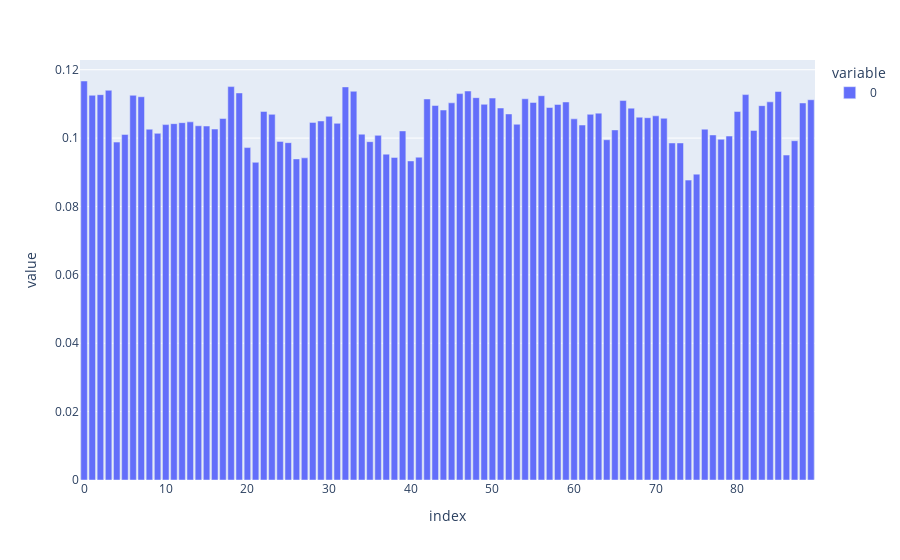
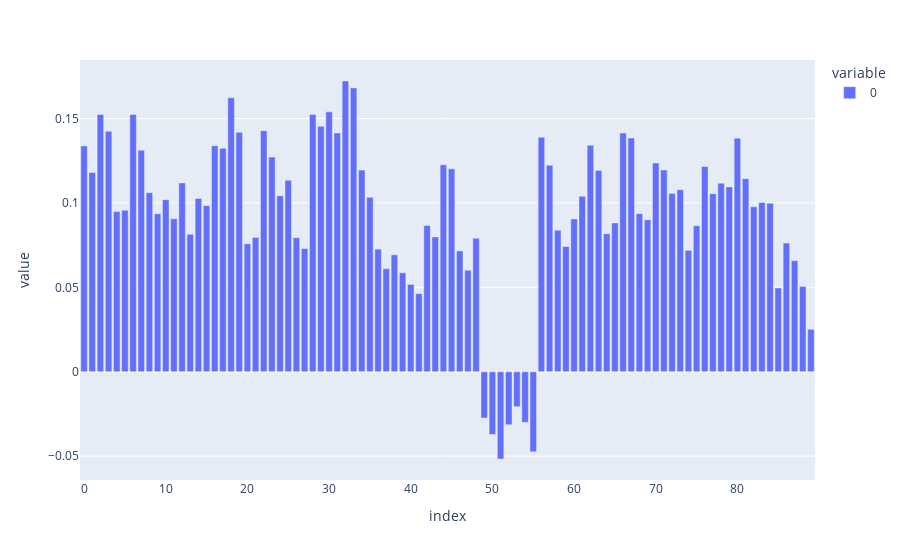
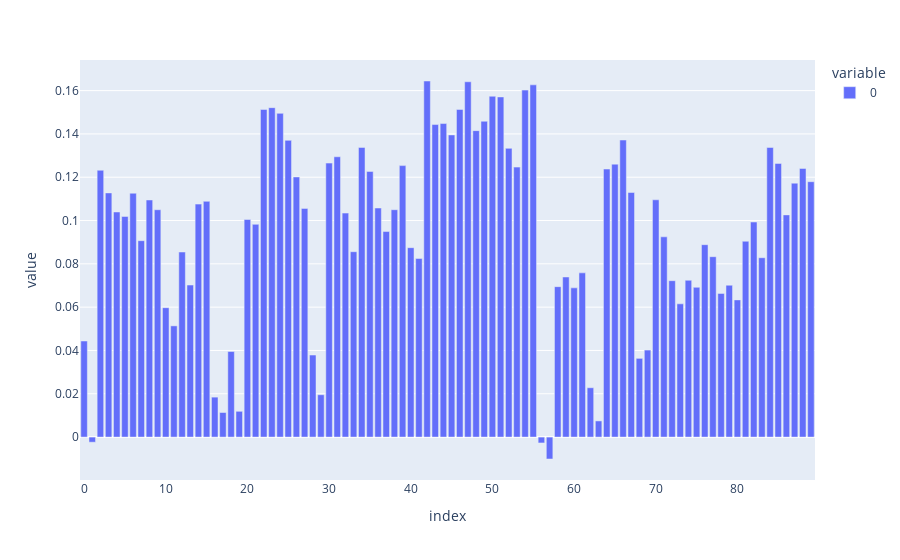
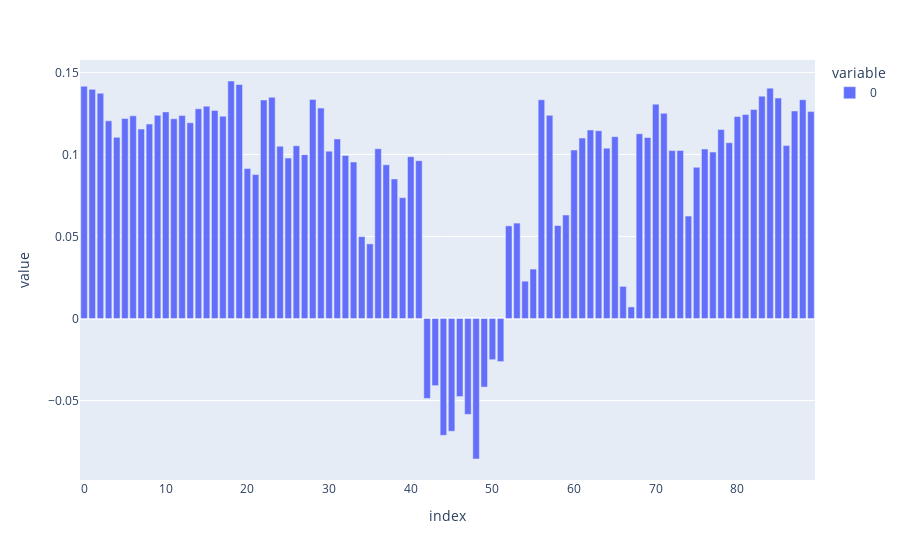

Notebook code for these charts, in order:
### Code cell
for model in range(7):
    print(f"Model {model}: Pi = {Pis[model]} , kappa = {kappas[model]}")
    fig = px.bar(mus[:,model])
    fig.show()

### Figure 1 — Plotly figure (JSON) as saved in the notebook; plotly's stock layout.template omitted (floating-point values rounded to 4 significant figures)
{"data": [{"alignmentgroup": "True", "hovertemplate": "variable=0<br>index=%{x}<br>value=%{y}<extra></extra>", "legendgroup": "0", "marker": {"color": "#636efa", "pattern": {"shape": ""}}, "name": "0", "offsetgroup": "0", "orientation": "v", "showlegend": true, "textposition": "auto", "type": "bar", "x": [0, 1, 2, 3, 4, 5, 6, 7, 8, 9, 10, 11, 12, 13, 14, 15, 16, 17, 18, 19, 20, 21, 22, 23, 24, 25, 26, 27, 28, 29, 30, 31, 32, 33, 34, 35, 36, 37, 38, 39, 40, 41, 42, 43, 44, 45, 46, 47, 48, 49, 50, 51, 52, 53, 54, 55, 56, 57, 58, 59, 60, 61, 62, 63, 64, 65, 66, 67, 68, 69, 70, 71, 72, 73, 74, 75, 76, 77, 78, 79, 80, 81, 82, 83, 84, 85, 86, 87, 88, 89], "xaxis": "x", "y": [0.1167, 0.1125, 0.1127, 0.114, 0.09883, 0.1011, 0.1125, 0.1121, 0.1026, 0.1014, 0.104, 0.1042, 0.1045, 0.1048, 0.1036, 0.1035, 0.1027, 0.1057, 0.1151, 0.1132, 0.09723, 0.09292, 0.1078, 0.1069, 0.09904, 0.09867, 0.09391, 0.09422, 0.1046, 0.105, 0.1064, 0.1043, 0.115, 0.1137, 0.1011, 0.09896, 0.1008, 0.09531, 0.09435, 0.1021, 0.09332, 0.09442, 0.1114, 0.1095, 0.1082, 0.1103, 0.113, 0.1138, 0.1118, 0.1099, 0.1117, 0.1088, 0.1071, 0.1041, 0.1115, 0.1104, 0.1124, 0.1089, 0.1098, 0.1106, 0.1056, 0.1038, 0.107, 0.1073, 0.09952, 0.1024, 0.111, 0.1088, 0.1061, 0.106, 0.1065, 0.1058, 0.09858, 0.09858, 0.08771, 0.08946, 0.1026, 0.1009, 0.09965, 0.1006, 0.1078, 0.1127, 0.1022, 0.1095, 0.1106, 0.1136, 0.09504, 0.09923, 0.1103, 0.1112], "yaxis": "y"}], "layout": {"barmode": "relative", "legend": {"title": {"text": "variable"}, "tracegroupgap": 0}, "margin": {"t": 60}, "xaxis": {"anchor": "y", "domain": [0, 1], "title": {"text": "index"}}, "yaxis": {"anchor": "x", "domain": [0, 1], "title": {"text": "value"}}}}

### Figure 2 — Plotly figure (JSON) as saved in the notebook; plotly's stock layout.template omitted (floating-point values rounded to 4 significant figures)
{"data": [{"alignmentgroup": "True", "hovertemplate": "variable=0<br>index=%{x}<br>value=%{y}<extra></extra>", "legendgroup": "0", "marker": {"color": "#636efa", "pattern": {"shape": ""}}, "name": "0", "offsetgroup": "0", "orientation": "v", "showlegend": true, "textposition": "auto", "type": "bar", "x": [0, 1, 2, 3, 4, 5, 6, 7, 8, 9, 10, 11, 12, 13, 14, 15, 16, 17, 18, 19, 20, 21, 22, 23, 24, 25, 26, 27, 28, 29, 30, 31, 32, 33, 34, 35, 36, 37, 38, 39, 40, 41, 42, 43, 44, 45, 46, 47, 48, 49, 50, 51, 52, 53, 54, 55, 56, 57, 58, 59, 60, 61, 62, 63, 64, 65, 66, 67, 68, 69, 70, 71, 72, 73, 74, 75, 76, 77, 78, 79, 80, 81, 82, 83, 84, 85, 86, 87, 88, 89], "xaxis": "x", "y": [0.1338, 0.118, 0.1524, 0.1424, 0.09488, 0.09569, 0.1524, 0.1312, 0.106, 0.09358, 0.1019, 0.09062, 0.1119, 0.08142, 0.1027, 0.0984, 0.1339, 0.1323, 0.1623, 0.1419, 0.07577, 0.07957, 0.1428, 0.1272, 0.1043, 0.1134, 0.0794, 0.07298, 0.1524, 0.1454, 0.1539, 0.1414, 0.1722, 0.1682, 0.1195, 0.1034, 0.07261, 0.06105, 0.06928, 0.05862, 0.05176, 0.04626, 0.08659, 0.07988, 0.1226, 0.1202, 0.07159, 0.06013, 0.07908, -0.02741, -0.03715, -0.05168, -0.0314, -0.02071, -0.03001, -0.04743, 0.1388, 0.1223, 0.08385, 0.07419, 0.0905, 0.1039, 0.1341, 0.1193, 0.08178, 0.08817, 0.1414, 0.1384, 0.09363, 0.09001, 0.1237, 0.1195, 0.1056, 0.1079, 0.0719, 0.08653, 0.1216, 0.1055, 0.1117, 0.1095, 0.1384, 0.1143, 0.09772, 0.1003, 0.09981, 0.04962, 0.07627, 0.06578, 0.05055, 0.02513], "yaxis": "y"}], "layout": {"barmode": "relative", "legend": {"title": {"text": "variable"}, "tracegroupgap": 0}, "margin": {"t": 60}, "xaxis": {"anchor": "y", "domain": [0, 1], "title": {"text": "index"}}, "yaxis": {"anchor": "x", "domain": [0, 1], "title": {"text": "value"}}}}

### Figure 3 — Plotly figure (JSON) as saved in the notebook; plotly's stock layout.template omitted (floating-point values rounded to 4 significant figures)
{"data": [{"alignmentgroup": "True", "hovertemplate": "variable=0<br>index=%{x}<br>value=%{y}<extra></extra>", "legendgroup": "0", "marker": {"color": "#636efa", "pattern": {"shape": ""}}, "name": "0", "offsetgroup": "0", "orientation": "v", "showlegend": true, "textposition": "auto", "type": "bar", "x": [0, 1, 2, 3, 4, 5, 6, 7, 8, 9, 10, 11, 12, 13, 14, 15, 16, 17, 18, 19, 20, 21, 22, 23, 24, 25, 26, 27, 28, 29, 30, 31, 32, 33, 34, 35, 36, 37, 38, 39, 40, 41, 42, 43, 44, 45, 46, 47, 48, 49, 50, 51, 52, 53, 54, 55, 56, 57, 58, 59, 60, 61, 62, 63, 64, 65, 66, 67, 68, 69, 70, 71, 72, 73, 74, 75, 76, 77, 78, 79, 80, 81, 82, 83, 84, 85, 86, 87, 88, 89], "xaxis": "x", "y": [0.04437, -0.002365, 0.1232, 0.1128, 0.1039, 0.1019, 0.1126, 0.0907, 0.1095, 0.105, 0.05976, 0.05136, 0.08547, 0.07021, 0.1076, 0.1089, 0.01845, 0.01136, 0.03951, 0.01191, 0.1005, 0.09824, 0.1513, 0.1521, 0.1495, 0.137, 0.1201, 0.1056, 0.03789, 0.01956, 0.1265, 0.1294, 0.1034, 0.0856, 0.1338, 0.1227, 0.1058, 0.09491, 0.105, 0.1254, 0.08746, 0.08245, 0.1644, 0.1443, 0.1448, 0.1395, 0.1513, 0.1641, 0.1415, 0.1458, 0.1574, 0.1571, 0.1333, 0.1247, 0.1602, 0.1627, -0.002709, -0.01012, 0.06946, 0.07393, 0.06891, 0.07583, 0.02279, 0.007462, 0.1238, 0.126, 0.1372, 0.1129, 0.03636, 0.04019, 0.1096, 0.09248, 0.07223, 0.06154, 0.07241, 0.06917, 0.08885, 0.0833, 0.06635, 0.07012, 0.06336, 0.09044, 0.09932, 0.08282, 0.1337, 0.1264, 0.1026, 0.1173, 0.1241, 0.1179], "yaxis": "y"}], "layout": {"barmode": "relative", "legend": {"title": {"text": "variable"}, "tracegroupgap": 0}, "margin": {"t": 60}, "xaxis": {"anchor": "y", "domain": [0, 1], "title": {"text": "index"}}, "yaxis": {"anchor": "x", "domain": [0, 1], "title": {"text": "value"}}}}

### Figure 4 — Plotly figure (JSON) as saved in the notebook; plotly's stock layout.template omitted (floating-point values rounded to 4 significant figures)
{"data": [{"alignmentgroup": "True", "hovertemplate": "variable=0<br>index=%{x}<br>value=%{y}<extra></extra>", "legendgroup": "0", "marker": {"color": "#636efa", "pattern": {"shape": ""}}, "name": "0", "offsetgroup": "0", "orientation": "v", "showlegend": true, "textposition": "auto", "type": "bar", "x": [0, 1, 2, 3, 4, 5, 6, 7, 8, 9, 10, 11, 12, 13, 14, 15, 16, 17, 18, 19, 20, 21, 22, 23, 24, 25, 26, 27, 28, 29, 30, 31, 32, 33, 34, 35, 36, 37, 38, 39, 40, 41, 42, 43, 44, 45, 46, 47, 48, 49, 50, 51, 52, 53, 54, 55, 56, 57, 58, 59, 60, 61, 62, 63, 64, 65, 66, 67, 68, 69, 70, 71, 72, 73, 74, 75, 76, 77, 78, 79, 80, 81, 82, 83, 84, 85, 86, 87, 88, 89], "xaxis": "x", "y": [0.1416, 0.1397, 0.1373, 0.1205, 0.1104, 0.1219, 0.1235, 0.1155, 0.1185, 0.1238, 0.1259, 0.1218, 0.1237, 0.1193, 0.1279, 0.1294, 0.1268, 0.1233, 0.1448, 0.1427, 0.0914, 0.08771, 0.1332, 0.1348, 0.105, 0.09779, 0.1053, 0.09987, 0.1335, 0.1283, 0.102, 0.1094, 0.09943, 0.0954, 0.04991, 0.0455, 0.1035, 0.09367, 0.08508, 0.07367, 0.09866, 0.09622, -0.04875, -0.04094, -0.07119, -0.06873, -0.04758, -0.05844, -0.08564, -0.04181, -0.02511, -0.02624, 0.05647, 0.05816, 0.02275, 0.03013, 0.1333, 0.1238, 0.05667, 0.0631, 0.1027, 0.11, 0.1149, 0.1145, 0.1038, 0.1108, 0.0196, 0.007063, 0.1126, 0.1103, 0.1306, 0.1251, 0.1023, 0.1024, 0.06245, 0.09216, 0.1033, 0.1014, 0.1152, 0.1071, 0.1231, 0.1244, 0.1274, 0.1355, 0.1404, 0.1344, 0.1054, 0.1265, 0.1333, 0.1261], "yaxis": "y"}], "layout": {"barmode": "relative", "legend": {"title": {"text": "variable"}, "tracegroupgap": 0}, "margin": {"t": 60}, "xaxis": {"anchor": "y", "domain": [0, 1], "title": {"text": "index"}}, "yaxis": {"anchor": "x", "domain": [0, 1], "title": {"text": "value"}}}}
